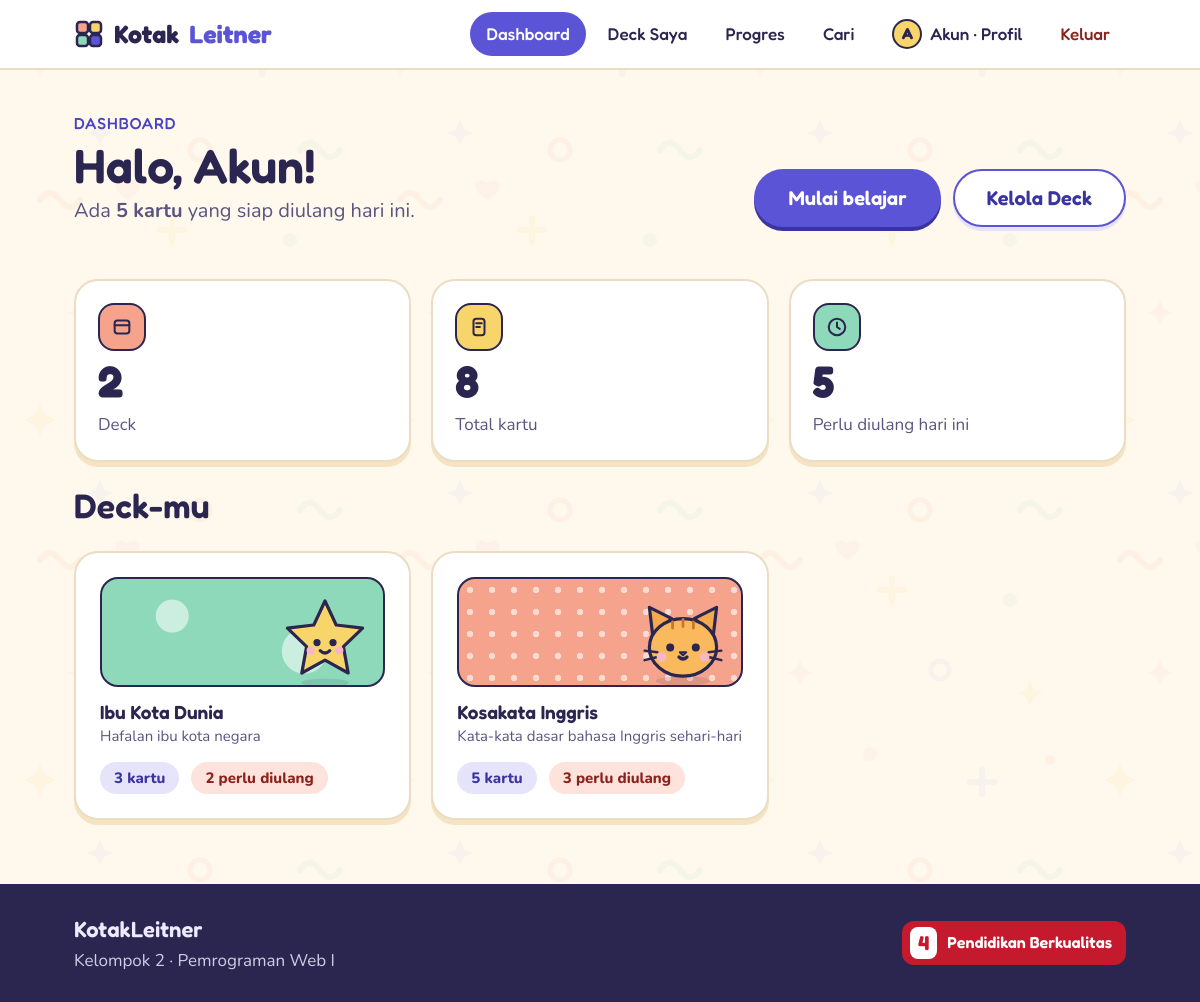
The page /dashboard.php (signed in) on the database as committed earlier.
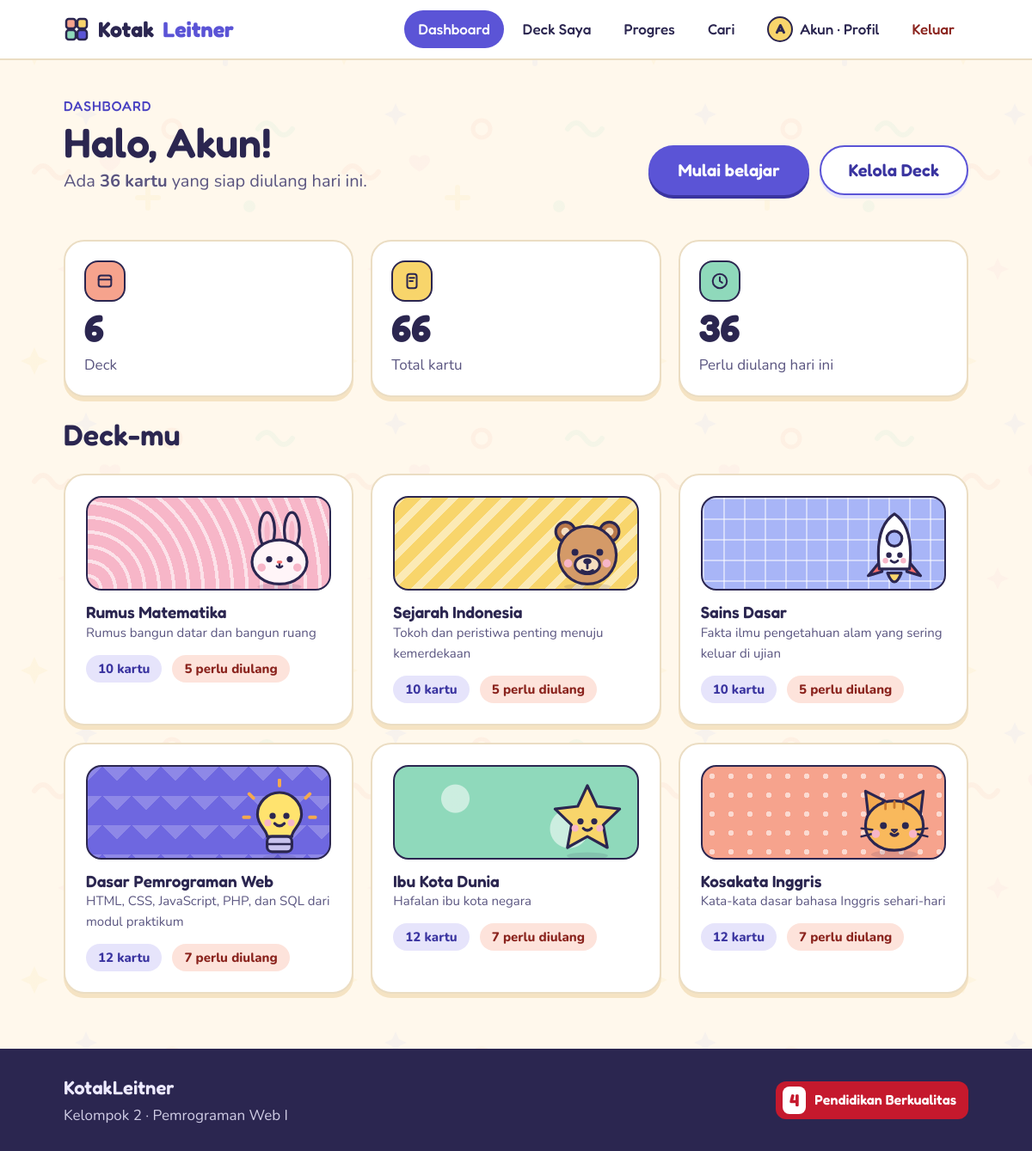
The same page on the database as committed later.
### tables this page shows
CREATE TABLE deck (
  id INT AUTO_INCREMENT PRIMARY KEY,
  user_id INT NOT NULL,
  nama VARCHAR(60) NOT NULL,
  deskripsi VARCHAR(200) NOT NULL DEFAULT '',
  warna TINYINT NOT NULL DEFAULT 1,
  karakter VARCHAR(20) NOT NULL DEFAULT 'kucing',
  FOREIGN KEY (user_id) REFERENCES users(id) ON DELETE CASCADE
);

### koneksi.php (the view, shortened to what this page needs)
<?php
function e($teks) {
    return htmlspecialchars($teks, ENT_QUOTES, 'UTF-8');
}
function nama_depan($nama) {
    $bagian = explode(' ', trim($nama));
    return $bagian[0];
}
function kartu_deck($d) {
    $h  = '<a class="card hov deckcard" href="kartu.php?deck=' . (int)$d['id'] . '">';
    $h .= '<div class="cv cv-' . (int)$d['warna'] . ' hasch"><img class="cvchar" src="assets/img/' . e($d['karakter']) . '.svg" height="96" alt=""></div>';
    $h .= '<div><h4>' . e($d['nama']) . '</h4>';
    if ($d['deskripsi'] != '') {
        $h .= '<p class="muted" style="font-size:15px">' . e($d['deskripsi']) . '</p>';
    }
    $h .= '</div><div class="row"><span class="chip">' . (int)$d['total'] . ' kartu</span>';
    if ((int)$d['ulang'] > 0) {
        $h .= '<span class="chip warm">' . (int)$d['ulang'] . ' perlu diulang</span>';
    } else {
        $h .= '<span class="chip ok">Aman hari ini</span>';
    }
    $h .= '</div></a>';
    return $h;
}

### header.php (shortened to what this page needs)
<?php
$aktif = isset($aktif) ? $aktif : '';
$sudah_login = isset($_SESSION['user_id']);
?>
<!DOCTYPE html>
<html lang="id">
<head>
<link rel="stylesheet" href="assets/style.css">
</head>
<body>
<div class="kl">
<header class="nav">
  <div class="nav-in">
    <a class="logo" href="<?= $sudah_login ? 'dashboard.php' : 'index.php' ?>">
      Kotak<b>Leitner</b>
    </a>
    <?php if ($sudah_login): ?>
      <a class="nl <?= $aktif == 'dashboard' ? 'on' : '' ?>" href="dashboard.php">Dashboard</a>
      <a class="nl <?= $aktif == 'deck' ? 'on' : '' ?>" href="deck.php">Deck Saya</a>
      <a class="nl <?= $aktif == 'progres' ? 'on' : '' ?>" href="progres.php">Progres</a>
      <a class="nl <?= $aktif == 'cari' ? 'on' : '' ?>" href="cari.php">Cari</a>
      <a class="nl <?= $aktif == 'profil' ? 'on' : '' ?>" href="profil.php"><span class="avatar"><?= e(strtoupper(substr($_SESSION['nama'], 0, 1))) ?></span><?= e(nama_depan($_SESSION['nama'])) ?> · Profil</a>
      <a class="nl out" href="logout.php">Keluar</a>
    <?php else: ?>
      <a class="nl <?= $aktif == 'login' ? 'on' : '' ?>" href="login.php">Masuk</a>
      <a class="btn btn-pri btn-sm" href="register.php">Daftar</a>
    <?php endif; ?>
  </div>
</header>
<main>

### dashboard.php (shortened to what this page needs)
<?php
require_once 'cek_login.php';
$uid = (int)$_SESSION['user_id'];
$hasil = mysqli_query($conn, "SELECT d.*, COUNT(k.id) AS total, SUM(k.jadwal <= CURDATE()) AS ulang
    FROM deck d LEFT JOIN kartu k ON k.deck_id = d.id
    WHERE d.user_id = $uid GROUP BY d.id ORDER BY d.id DESC");
$daftar = [];
$total_kartu = 0;
$total_ulang = 0;
while ($row = mysqli_fetch_assoc($hasil)) {
    $daftar[] = $row;
    $total_kartu += (int)$row['total'];
    $total_ulang += (int)$row['ulang'];
}
$total_deck = count($daftar);
$aktif = 'dashboard';
include 'header.php';
?>
<div class="wrap stack">
  <div class="page-head">
    <div>
      <span class="eyebrow">Dashboard</span>
      <h1>Halo, <?= e(nama_depan($_SESSION['nama'])) ?>!</h1>
      <p class="lead">
        <?php if ($total_ulang > 0): ?>
          Ada <b><?= $total_ulang ?> kartu</b> yang siap diulang hari ini.
        <?php else: ?>
          Belum ada kartu yang perlu diulang hari ini.
        <?php endif; ?>
      </p>
    </div>
    <div class="row">
      <?php if ($total_ulang > 0): ?>
        <a class="btn btn-pri btn-lg" href="belajar.php?baru=1">Mulai belajar</a>
      <?php endif; ?>
      <a class="btn btn-sec btn-lg" href="deck.php">Kelola Deck</a>
    </div>
  </div>
  <div class="grid g3">
    <div class="card stat">
      <div class="bub kfill1"><svg class="ico" viewBox="0 0 24 24"><rect x="4" y="5" width="16" height="14" rx="3"/><path d="M4 10h16"/></svg></div>
      <div class="num"><?= $total_deck ?></div>
      <div class="muted">Deck</div>
    </div>
    <div class="card stat">
      <div class="bub kfill2"><svg class="ico" viewBox="0 0 24 24"><rect x="6" y="3" width="12" height="18" rx="3"/><path d="M9 8h6M9 12h4"/></svg></div>
      <div class="num"><?= $total_kartu ?></div>
      <div class="muted">Total kartu</div>
    </div>
    <div class="card stat">
      <div class="bub kfill3"><svg class="ico" viewBox="0 0 24 24"><circle cx="12" cy="12" r="9"/><path d="M12 7v5l3 2"/></svg></div>
      <div class="num"><?= $total_ulang ?></div>
      <div class="muted">Perlu diulang hari ini</div>
    </div>
  </div>
  <h2>Deck-mu</h2>
  <?php if ($total_deck == 0): ?>
    <div class="empty">
      <img src="assets/img/maskot-tidur.svg" alt="" width="160" height="173">
      <h3>Belum ada deck</h3>
      <p class="muted">Buat deck pertamamu, lalu isi dengan kartu untuk mulai belajar.</p>
      <a class="btn btn-pri" href="deck.php">Buat Deck Pertama</a>
    </div>
  <?php else: ?>
    <div class="grid g3">
      <?php foreach ($daftar as $d): ?>
        <?= kartu_deck($d) ?>
      <?php endforeach; ?>
    </div>
  <?php endif; ?>
</div>
<?php include 'footer.php'; ?>

### footer.php (shortened to what this page needs)
</main>
<footer class="foot">
  <div class="wrap" style="padding-top:28px;padding-bottom:28px">
    <div class="row between">
      <div>
        <div class="hd" style="font-size:22px;font-weight:600">KotakLeitner</div>
        <div style="opacity:.85">Kelompok 2 · Pemrograman Web I</div>
      </div>
      <span class="sdg"><b>4</b> Pendidikan Berkualitas</span>
    </div>
  </div>
</footer>
</div>
</body>
</html>

Rows that differ between the two databases and show on the page:
added deck: karakter (picture), nama "Rumus Matematika", deskripsi "Rumus bangun datar dan bangun ruang", total "10", ulang "5"
added deck: karakter (picture), nama "Sejarah Indonesia", deskripsi "Tokoh dan peristiwa penting menuju kemerdekaan", total "10", ulang "5"
added deck: karakter (picture), nama "Sains Dasar", deskripsi "Fakta ilmu pengetahuan alam yang sering keluar di ujian", total "10", ulang "5"
added deck: karakter (picture), nama "Dasar Pemrograman Web", deskripsi "HTML, CSS, JavaScript, PHP, dan SQL dari modul praktikum", total "12", ulang "7"
computed for deck "Ibu Kota Dunia": total "3" → "12"; ulang "2" → "7"
computed for deck "Kosakata Inggris": total "5" → "12"; ulang "3" → "7"
Other text that changed with them:
$total_ulang: "5" → "36"
$total_deck: "2" → "6"
$total_kartu: "8" → "66"
